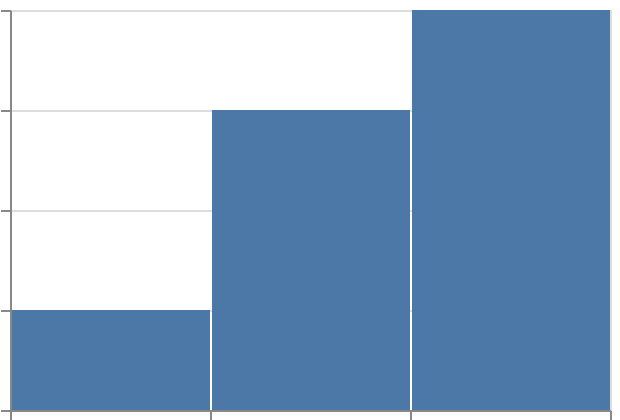

Write a Vega-Lite specification for this figure.
### Vega-Lite specification from a JSON file in a GitHub repository (floating-point values rounded to 4 significant figures)
{"$schema": "https://vega.github.io/schema/vega-lite/v6.json", "padding": 5, "autosize": "none", "width": 300, "height": 200, "data": {"name": "table", "values": [{"c": "A", "g": "p", "x": 1, "y": 2, "v": 5, "t": "2024-01-15", "o": {"v": 3}, "IMDB Rating": 6.1, "d": "x1"}, {"c": "B", "g": "q", "x": 2, "y": 4, "v": 9, "t": "2024-02-20", "o": {"v": 7}, "IMDB Rating": 7.4, "d": "x2"}, {"c": "A", "g": "q", "x": 3, "y": 3, "v": 2, "t": "2024-03-05", "o": {"v": 1}, "IMDB Rating": 5.2, "d": "x1"}, {"c": "C", "g": "p", "x": 4, "y": 6, "v": 7, "t": "2024-05-30", "o": {"v": 4}, "IMDB Rating": 8.8, "d": "x3"}, {"c": "B", "g": "p", "x": 5, "y": 5, "v": 4, "t": "2024-07-11", "o": {"v": 9}, "IMDB Rating": 6.9, "d": "x2"}, {"c": "C", "g": "q", "x": 6, "y": 8, "v": 6, "t": "2024-09-02", "o": {"v": 2}, "IMDB Rating": 7.7, "d": "x3"}, {"c": "A", "g": "p", "x": 7, "y": 7, "v": 8, "t": "2024-11-25", "o": {"v": 5}, "IMDB Rating": 4.4, "d": "x1"}, {"c": "B", "g": "q", "x": 8, "y": 9, "v": 3, "t": "2024-12-31", "o": {"v": 8}, "IMDB Rating": 9.1, "d": "x2"}]}, "mark": "bar", "encoding": {"x": {"field": "v", "type": "quantitative", "bin": {"steps": [3, 5], "divide": [5, 2]}}, "y": {"aggregate": "count", "type": "quantitative"}}}
